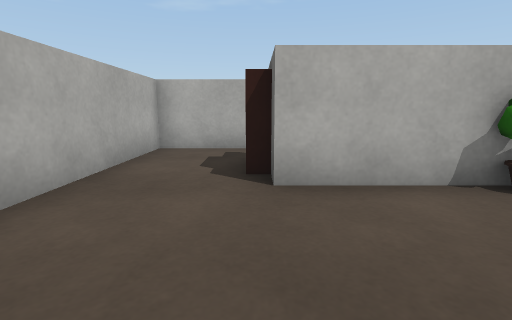
View 1 (above)

12 first-person views from a walk through a 3-D level made in the Unity game engine. The camera is 0.51 m above the floor, tilts 10° down and sees 85° across. The floor is counted in squares, 0.5 m on a side. Each view is taken from the middle of a square. On the plan, view 1 faces up. The plan holds only what a view shows up to about 11 squares ahead; the rest is blank. Some animated figures are left out. Surface patterns are stand-ins for the level's own textures.

View 2
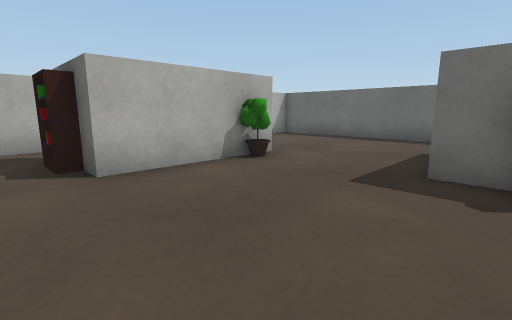

View 3
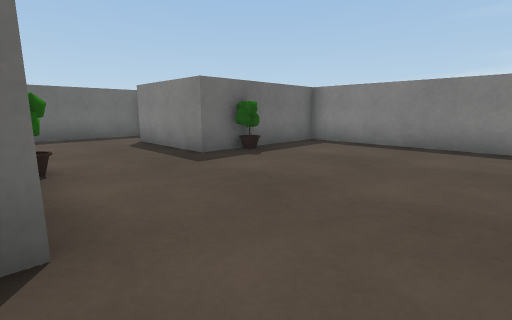

View 4
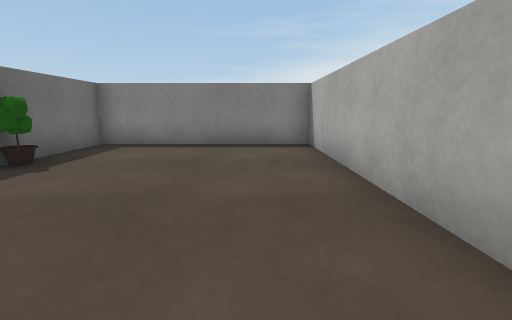

View 5
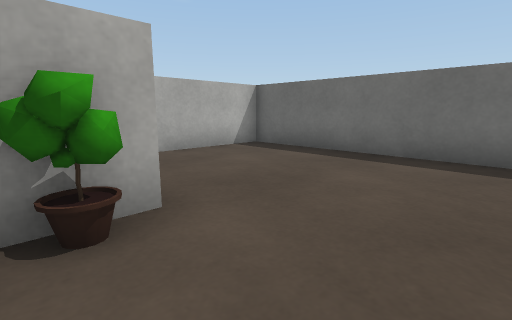

View 6
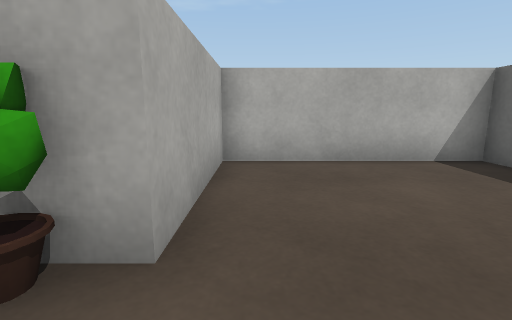

View 7
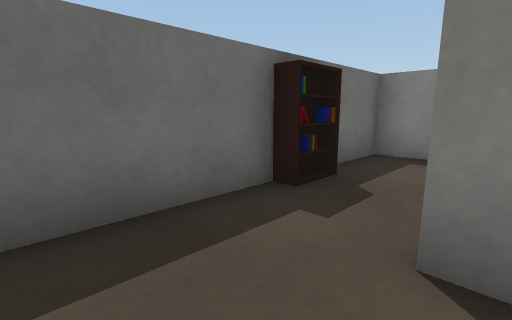

View 8
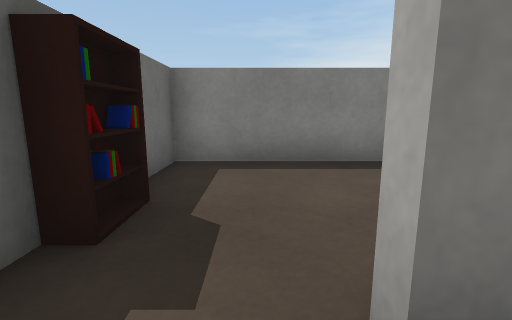

View 9
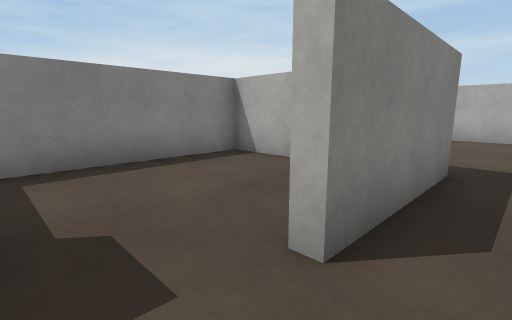

View 10
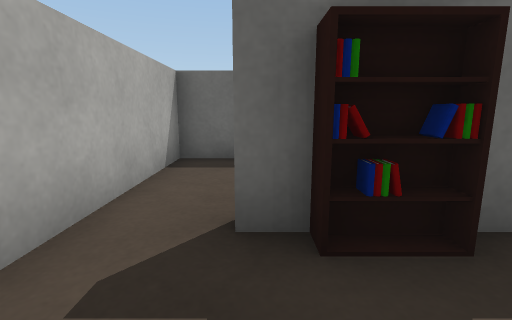

View 11
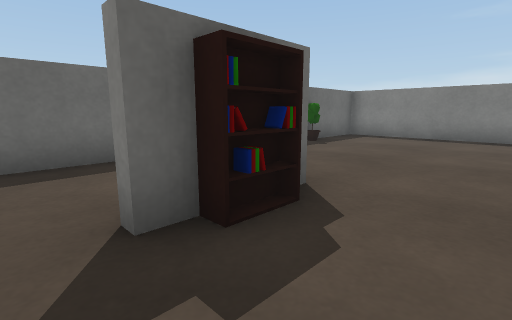

View 12
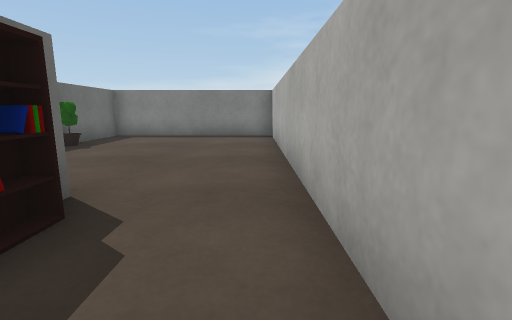

### Floor plan
Ten units are one square. View 1 is at (0, 0); x grows to the right and y downward. Boxes are objects, and circles mark ways between rooms. Rooms are numbered by the first view taken in them; rooms with no view inside come last. Other rooms are left out.
<svg viewBox="-32 -82 134 134">
<path fill="none" stroke="#000" d="M-27 -35 -27 47 38 47 38 -1 75 -1M97 11 97 -77 43 -77 43 -37 2 -37M2 -37 2 -62 6 -62M40 -50 40 -77 -27 -77 -27 -35M41 28 41 47 97 47 97 29"/>
<rect x="25" y="-35" width="10" height="10" fill="#bbb"><title>other object</title></rect>
<rect x="-5" y="-55" width="10" height="10" fill="#bbb"><title>other object</title></rect>
<rect x="85" y="5" width="10" height="20" fill="#bbb"><title>other object</title></rect>
<circle cx="-15" cy="-40" r="3" fill="#2a7"/>
<circle cx="85" cy="0" r="3" fill="#2a7"/>
<text x="30" y="-10">1</text>
<text x="10" y="-60">2</text>
<text x="70" y="20">3</text>
</svg>
Room 1 opens to room 2. Room 1 opens to room 3.

Where each view was taken, in squares from view 1:
view 1: 0 up, 0 right, facing up
view 2: 1 down, 1 left, facing up-right
view 3: 4 up, 2 left, facing down-right
view 4: 4 up, 1 left, facing down
view 5: 1 up, 3 right, facing up-right
view 6: 2 up, 5 right, facing up
view 7: 2 up, 7 right, facing down-right
view 8: 1 up, 8 right, facing down
view 9: 1 up, 9 right, facing down-left
view 10: 6 up, 2 left, facing right
view 11: 7 up, 2 left, facing down-right
view 12: 7 up, 2 left, facing down
